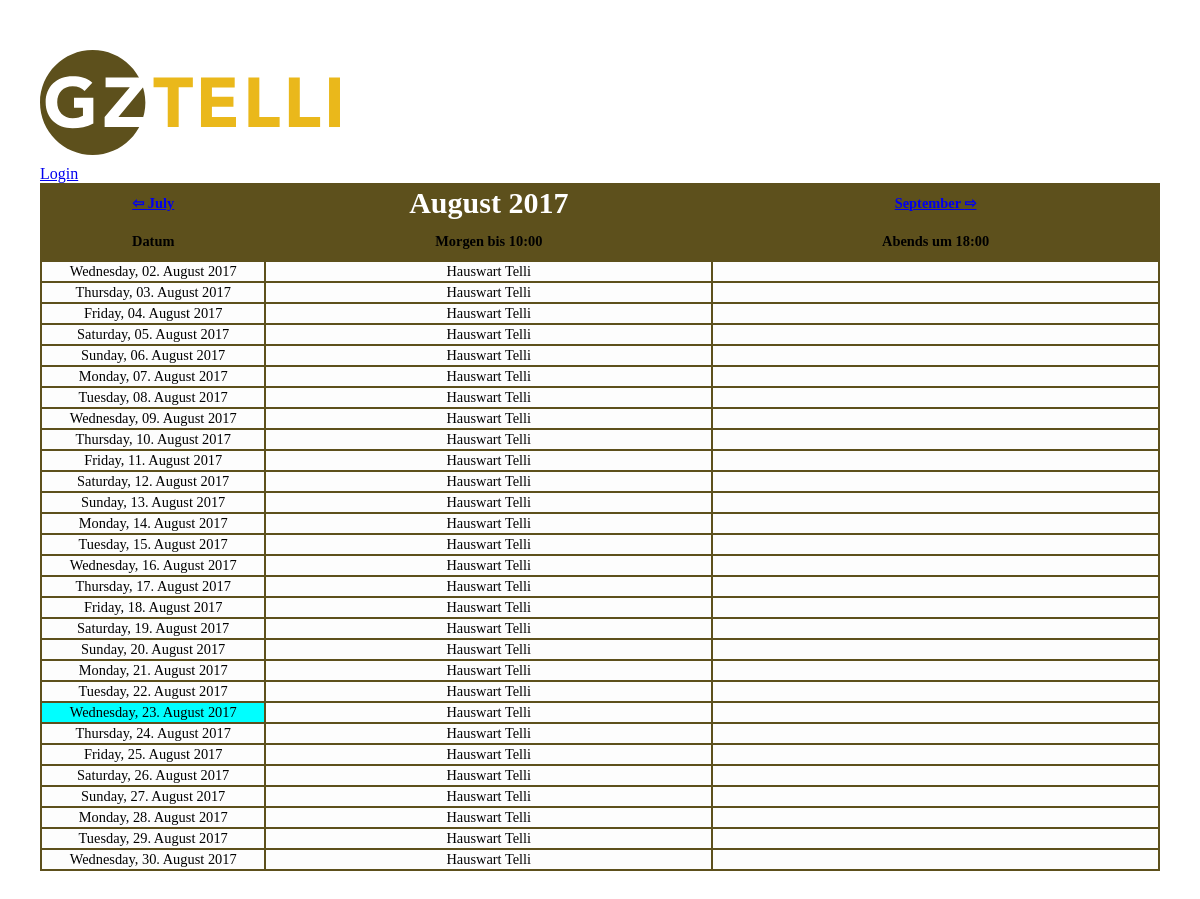
The page / on the database its author committed.
### tables this page shows
CREATE TABLE IF NOT EXISTS `basketball` (
  `id` SMALLINT NOT NULL AUTO_INCREMENT,
  `datum` DATE NOT NULL UNIQUE,
  `morgen` text NOT NULL,
  `abends` text NOT NULL,
  PRIMARY KEY (id)
);

### dbcontroller.php (called while the page is built, shortened)
<?php
class DBController {
	private $host = "marcland.mysql.db.internal";
	private $user = "marcland_telli";
	private $password = "qayxswedc$";
	private $database = "marcland_telli";
	private $conn;
	function __construct() {
		$this->conn = $this->connectDB();
	}
	function connectDB() {
		$conn = mysqli_connect($this->host,$this->user,$this->password,$this->database);
		return $conn;
	}
	function runQuery($query) {
		$result = mysqli_query($this->conn,$query);
		while($row=mysqli_fetch_assoc($result)) {
			$resultset[] = $row;
		}
		if(!empty($resultset))
			return $resultset;
	}
}
?>

### index.php (the view, shortened to what this page needs)
<?php
require_once("dbcontroller.php");
$db_handle = new DBController();
$sql = "SELECT * from basketball";
$faq = $db_handle->runQuery($sql);
if(isset($_GET["monat"]))
$monat = $_GET["monat"];
else $monat=date(m);
if(isset($_GET["jahr"]))
$jahr = $_GET["jahr"];
else $jahr=date(Y);
?>
<html>
    <head>
    </head>
    <body>
<div style="margin-top: 10px; margin-bottom: 10px;> <a title="Home" href="https://gztelli.ch"><img src="./gztelli.svg" alt="GZ Telli" width=300> </a> </div>
<?php
if(!isset($_SESSION['user']))
       {
          echo "<a href='login.php'> Login</a> ";
       }
else
{
          echo "<a href='logout.php'> Logout</a> ";
}
?>
	   <table class="tbl-qa">
		  <thead>
                          <tr> <th><a href="index.php<?php if ($monat==1) echo "?monat=12&jahr=".($jahr-1).'"';
                                                           else echo "?monat=".($monat-1)."&jahr=".$jahr.'"'; ?>>
                                   ⇦ <?php $dateObj   = DateTime::createFromFormat('!m', $monat-1); echo $dateObj->format('F'); ?></a></th>
                               <th style="font-size: 30px; color: white;"><?php $dateObj   = DateTime::createFromFormat('!m', $monat); echo $dateObj->format('F'); echo " $jahr" ?></th>
                               <th><a href="index.php<?php if ($monat>11) echo "?monat=1&jahr=".($jahr+1).'"';
                                                           else echo "?monat=".($monat+1)."&jahr=".$jahr.'"'; ?>>
                                     <?php $dateObj   = DateTime::createFromFormat('!m', $monat+1); echo $dateObj->format('F'); ?> ⇨</a></th>
                          </tr>
			  <tr>
				<th class="table-header" width="20%">Datum</th>
				<th class="table-header" width="40%">Morgen bis 10:00</th>
				<th class="table-header" width="40%">Abends um 18:00</th>
			  </tr>
		  </thead>
		  <tbody>
		<?php
		  foreach($faq as $k=>$v)
                  {
                    if ($faq[$k]["datum"]>sprintf("%04d-%02d-%02d", $jahr, $monat, "1"))
                    {
                      if ($faq[$k]["datum"]<sprintf("%04d-%02d-%02d", $jahr, $monat, "31"))
                      {
		?>
			  <tr class="table-row">
				<td <?php if($frei) echo "style=\"background-color:#999;\"";  ?>
                                  <?php if ($faq[$k]["datum"]==date("Y-m-d")) echo "style=\"background-color:#0FF;\"";  ?> >
                                    <?php setlocale(LC_TIME, "de_DE.UTF-8"); echo strftime("%A, %d. %B %Y", strtotime($faq[$k]["datum"])); ?>
                                </td>
<?php
 if (isset($_SESSION['user']))
                    {
 ?>
				<td contenteditable="true"
                                  <?php if ((!$frei)&&($faq[$k]["morgen"] == "")) echo "style=\"background-color:#eab81b;\""?>
                                  <?php if ($frei) echo "style=\"background-color:#999;\"";  ?>
                                  <?php if ($faq[$k]["datum"]==date("Y-m-d")) echo "style=\"background-color:#0FF;\""?>
                                  onBlur="saveToDatabase(this,'morgen','<?php echo $faq[$k]["id"]; ?>')"
                                  onClick="showEdit(this);">
                                    <?php if (!$frei) echo $faq[$k]["morgen"]; ?>
                                </td>
				<td contenteditable="true"
                                  <?php if ((!$frei)&&($faq[$k]["abends"] == "")) echo "style=\"background-color:#eab81b;\""?>
                                  <?php if ($frei) echo "style=\"background-color:#999;\"";  ?>
                                  <?php if ($faq[$k]["datum"]==date("Y-m-d")) echo "style=\"background-color:#0FF;\""?>
                                  onBlur="saveToDatabase(this,'abends','<?php echo $faq[$k]["id"]; ?>')" onClick="showEdit(this);">
                                    <?php if (!$frei) echo $faq[$k]["abends"]; ?>
                                </td>
			  </tr>
 <?php
                     }
 else
                     {
   ?>
				<td> <?php echo $faq[$k]["morgen"]; ?></td>
				<td> <?php echo $faq[$k]["abends"]; ?></td>
			  </tr>
 <?php
		      }
                    }
                 }
              }
   ?>
		  </tbody>
		</table>
    </body>
</html>

### index.php (style rules this page uses)
body { padding: 40px; margin: auto; }
.tbl-qa { width: 100%;font-size:0.9em; color: black; background-color: #5d501c; text-align:center; }
.tbl-qa th.table-header { padding: 5px;text-align: left;padding:10px;text-align:center; }
.tbl-qa .table-row td { padding:1px;background-color: #FDFDFD; }

### rows shown on the page
basketball: datum "Wednesday, 02. August 2017", morgen "Hauswart Telli"
basketball: datum "Thursday, 03. August 2017", morgen "Hauswart Telli"
basketball: datum "Friday, 04. August 2017", morgen "Hauswart Telli"
basketball: datum "Saturday, 05. August 2017", morgen "Hauswart Telli"
basketball: datum "Sunday, 06. August 2017", morgen "Hauswart Telli"
basketball: datum "Monday, 07. August 2017", morgen "Hauswart Telli"
basketball: datum "Tuesday, 08. August 2017", morgen "Hauswart Telli"
basketball: datum "Wednesday, 09. August 2017", morgen "Hauswart Telli"
basketball: datum "Thursday, 10. August 2017", morgen "Hauswart Telli"
basketball: datum "Friday, 11. August 2017", morgen "Hauswart Telli"
basketball: datum "Saturday, 12. August 2017", morgen "Hauswart Telli"
basketball: datum "Sunday, 13. August 2017", morgen "Hauswart Telli"
basketball: datum "Monday, 14. August 2017", morgen "Hauswart Telli"
basketball: datum "Tuesday, 15. August 2017", morgen "Hauswart Telli"
basketball: datum "Wednesday, 16. August 2017", morgen "Hauswart Telli"
basketball: datum "Thursday, 17. August 2017", morgen "Hauswart Telli"
basketball: datum "Friday, 18. August 2017", morgen "Hauswart Telli"
basketball: datum "Saturday, 19. August 2017", morgen "Hauswart Telli"
basketball: datum "Sunday, 20. August 2017", morgen "Hauswart Telli"
basketball: datum "Monday, 21. August 2017", morgen "Hauswart Telli"
basketball: datum "Tuesday, 22. August 2017", morgen "Hauswart Telli"
basketball: datum "Wednesday, 23. August 2017", morgen "Hauswart Telli"
basketball: datum "Thursday, 24. August 2017", morgen "Hauswart Telli"
basketball: datum "Friday, 25. August 2017", morgen "Hauswart Telli"
basketball: datum "Saturday, 26. August 2017", morgen "Hauswart Telli"
basketball: datum "Sunday, 27. August 2017", morgen "Hauswart Telli"
basketball: datum "Monday, 28. August 2017", morgen "Hauswart Telli"
basketball: datum "Tuesday, 29. August 2017", morgen "Hauswart Telli"
basketball: datum "Wednesday, 30. August 2017", morgen "Hauswart Telli"

### other values the page prints
$dateObj->format('F') "July"
$dateObj->format('F') "August"
$jahr "2017"
$dateObj->format('F') "September"
